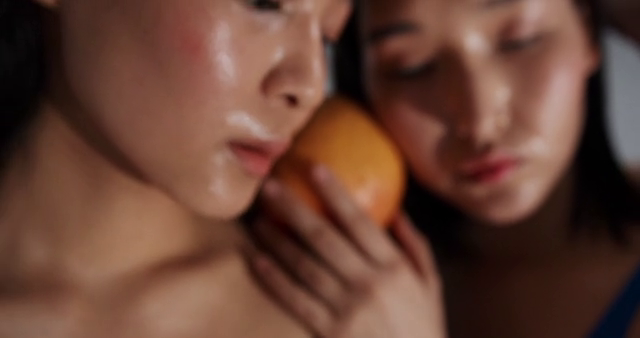
#> input picture frame 71 of videos_0/video_15.mp4, 640 x 338 px, given in place of out image, which was not available
$ python foreground_analizes.py
#> lines starting #> are read from the running program, lines starting #| are printed output that depends on the picture; after the words box and inside, x2 and y2 are one past the last pixel; in counts of white or black regions, pixels touching at a corner belong together; pictures that were not available may be replaced by others from this repository, and a replacement may not be noted
from __future__ import print_function
import cv2 as cv
import argparse

parser = argparse.ArgumentParser(description="This program shows how to use background subtraction methods provided by OpenCV. ")
parser.add_argument(
    "--input",
    type=str,
    help="Path to a video or a sequence of image.",
    default="out image",
)
parser.add_argument(
    "--algo",
    type=str,
    help="Background subtraction method (KNN, MOG2).",
    default='MOG2'
)
args = parser.parse_args()

if args.algo == "KNN":
    backSub = cv.createBackgroundSubtractorKNN()
else:
    backSub = cv.createBackgroundSubtractorMOG2()
capture = cv.VideoCapture(cv.samples.findFileOrKeep(args.input))
if not capture.isOpened():
    print("Unable to open: " + args.input)
    exit(0)
while True:
    ret, frame = capture.read()
#> frame is the input picture: shape (338, 640, 3); mean B, G, R 52.5, 65.7, 102.3
    if frame is None:
        break

    fgMask = backSub.apply(frame)
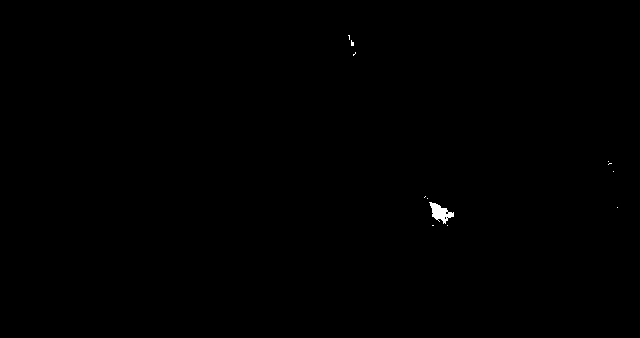
#> fgMask: shape (338, 640); values 127 (black) and 255 (white), 0.14% white; 12 white regions (11 under 20 px), largest, box (x1, y1, x2, y2) and area: (429, 202, 454, 224) 265

    cv.rectangle(frame, (10, 2), (100, 20), (255, 255, 255), -1)
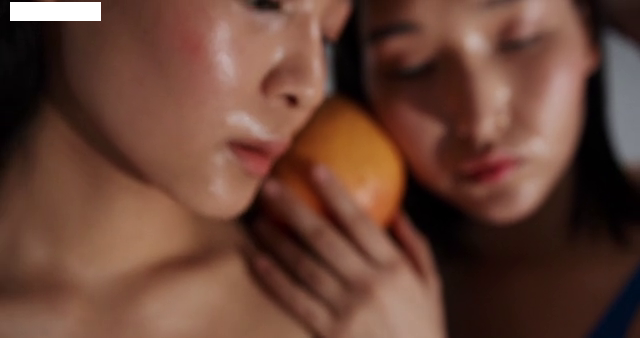
#> frame: shape (338, 640, 3); 0.8% of pixels changed, all inside (x1, y1, x2, y2) = (10, 2, 101, 21)
    cv.putText(
        frame,
        str(capture.get(cv.CAP_PROP_POS_FRAMES)),
        (15, 15),
        cv.FONT_HERSHEY_SIMPLEX,
        0.5,
        (0, 0, 0),
    )
#> frame: shape (338, 640, 3); 0.03% of pixels changed, all inside (x1, y1, x2, y2) = (17, 5, 50, 16)

    cv.imshow("Frame", frame)
    cv.imshow("FG Mask", fgMask)

    keyboard = cv.waitKey(30) & 0xFF
#> (key q is pressed here)
    if keyboard == ord("q") :
        break

$ run again, starting later in the video
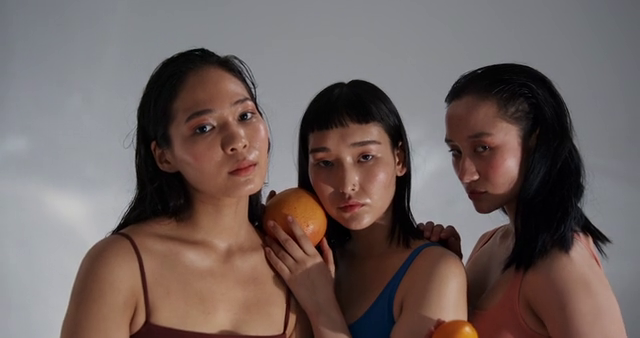
#> input picture frame 321 of videos_0/video_15.mp4, 640 x 338 px, given in place of out image, which was not available
#> frame is the input picture: shape (338, 640, 3); mean B, G, R 94.5, 97.3, 111.1
#> fgMask: shape (338, 640); values 127 (black) and 255 (white), 0.02% white in thin lines or dots, all inside (x1, y1, x2, y2) = (147, 72, 530, 264)
#> `cv.rectangle(frame, (10, 2), (100, 20), (255, 255, 255), -1)`:
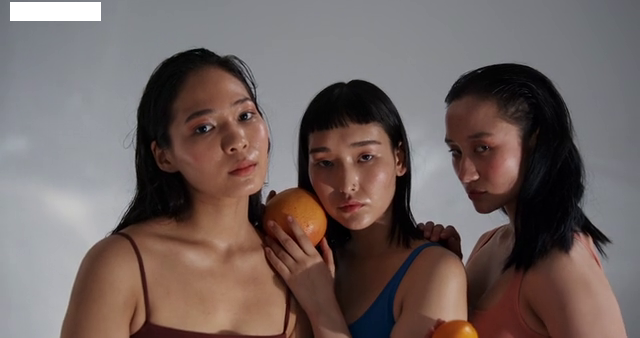
#> frame: shape (338, 640, 3); 0.8% of pixels changed, all inside (x1, y1, x2, y2) = (10, 2, 101, 21)

$ run again, starting later in the video
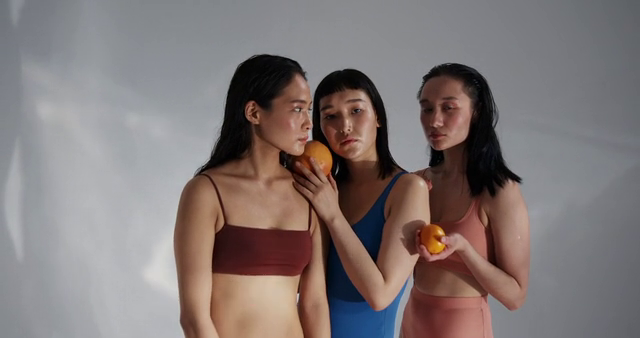
#> input picture frame 572 of videos_0/video_15.mp4, 640 x 338 px, given in place of out image, which was not available
#> frame is the input picture: shape (338, 640, 3); mean B, G, R 117.6, 118.5, 128.7
#> fgMask: shape (338, 640); values 127 (black) and 255 (white), 0.01% white in thin lines or dots, all inside (x1, y1, x2, y2) = (245, 91, 482, 188)
#> `cv.rectangle(frame, (10, 2), (100, 20), (255, 255, 255), -1)`:
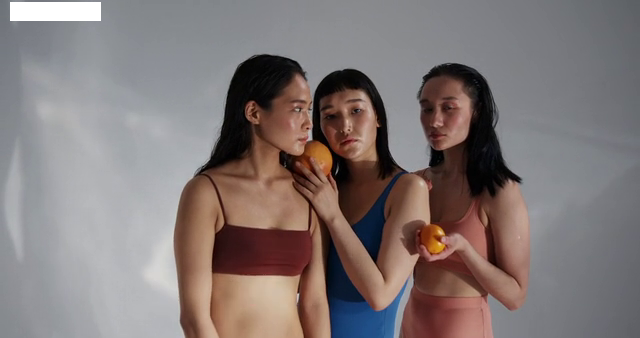
#> frame: shape (338, 640, 3); 0.8% of pixels changed, all inside (x1, y1, x2, y2) = (10, 2, 101, 21)
